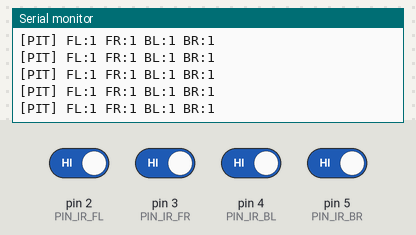
A sketch run on a simulated Arduino Nano, built with avr-gcc and run on an emulated ATmega328P. On the bench: the last lines printed to the serial monitor. Inputs (shaded band) come from the test bench; at power-on: pin 2 (PIN_IR_FL), pin 3 (PIN_IR_FR), pin 4 (PIN_IR_BL), pin 5 (PIN_IR_BR) HIGH.

Above: at 1.2 s.
1.3 s: pin 2 (PIN_IR_FL) driven LOW
At 2.4 s:
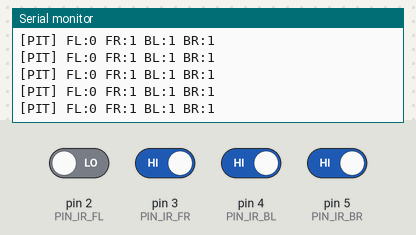
2.8 s: pin 3 (PIN_IR_FR) driven LOW
At 3.8 s:
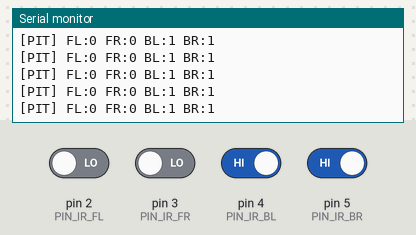
4.3 s: pin 4 (PIN_IR_BL) driven LOW
At 5.3 s:
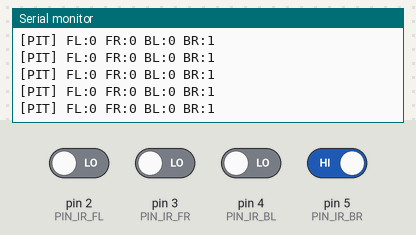
5.8 s: pin 2 (PIN_IR_FL) driven HIGH
At 6.6 s:
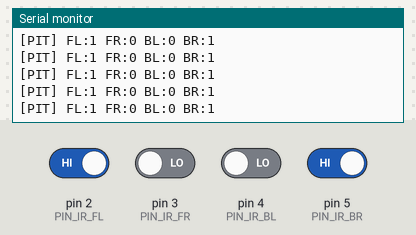
7.3 s: pin 5 (PIN_IR_BR) driven LOW
At 7.8 s:
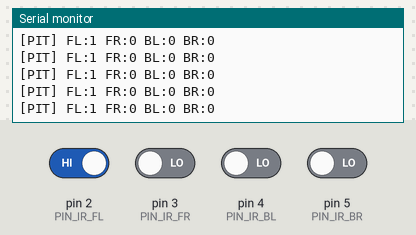
8.8 s: pin 3 (PIN_IR_FR) driven HIGH
At 9.5 s:
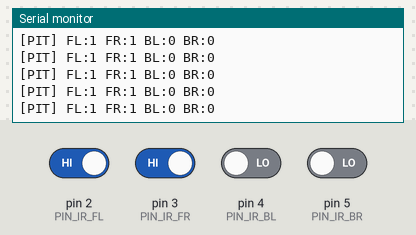

Measured:
- after the input at 1.3 s, the serial monitor: prints a new line at once (image 1)
- after the input at 2.8 s, the serial monitor: prints a new line at once (image 2)
- after the input at 4.3 s, the serial monitor: prints a new line at once (image 3)
- after the input at 5.8 s, the serial monitor: prints a new line at once (image 4)
- after the input at 7.3 s, the serial monitor: prints a new line at once (image 5)
- after the input at 8.8 s, the serial monitor: prints a new line at once (image 6)

The sketch:

nano_ir.ino
```cpp
/**
 * ============================================================
 *  IR PIT / STEP DETECTOR  —  Arduino Nano (I2C Slave)
 * ============================================================
 *  IR Sensor Logic (e.g. TCRT5000 module with comparator):
 *    OUTPUT = 0 (LOW)  → object/ground detected → SAFE
 *    OUTPUT = 1 (HIGH) → nothing detected       → PIT / STEP → STOP
 *
 *  Stop condition: ANY single sensor reads HIGH → stop motors.
 *
 *  Pin Map:
 *    D2 → Front-Left  IR (FL)
 *    D3 → Front-Right IR (FR)
 *    D4 → Rear-Left   IR (BL)
 *    D5 → Rear-Right  IR (BR)
 *
 *  I2C: Slave at address 0x08
 *    SDA → A4,  SCL → A5
 *
 *  Protocol — Master reads 2 bytes:
 *    Byte 0 (STATUS):
 *      Bit 0 = FL pit  (1 = no ground = STOP)
 *      Bit 1 = FR pit
 *      Bit 2 = BL pit
 *      Bit 3 = BR pit
 *      Bit 7 = ANY_DANGER (1 if any sensor sees no ground)
 *    Byte 1 (RAW): same bits, no danger flag
 * ============================================================
 */

#include <Wire.h>

// ── Pins ─────────────────────────────────────────────────────
#define PIN_IR_FL  2
#define PIN_IR_FR  3
#define PIN_IR_BL  4
#define PIN_IR_BR  5

// ── I2C ──────────────────────────────────────────────────────
#define I2C_SLAVE_ADDR  0x08

// ── Timing ───────────────────────────────────────────────────
#define READ_INTERVAL_MS  20
#define DEBOUNCE_COUNT     3    // must trigger N consecutive reads to count

// ── State ────────────────────────────────────────────────────
volatile uint8_t g_status_byte = 0x00;
volatile uint8_t g_raw_byte    = 0x00;
uint8_t debounce[4] = {0, 0, 0, 0};
unsigned long lastReadTime = 0;

// ── I2C request handler ───────────────────────────────────────
void onI2CRequest() {
  Wire.write(g_status_byte);
  Wire.write(g_raw_byte);
}

// ── Setup ────────────────────────────────────────────────────
void setup() {
  pinMode(PIN_IR_FL, INPUT);
  pinMode(PIN_IR_FR, INPUT);
  pinMode(PIN_IR_BL, INPUT);
  pinMode(PIN_IR_BR, INPUT);

  Wire.begin(I2C_SLAVE_ADDR);
  Wire.onRequest(onI2CRequest);

  Serial.begin(115200);
  Serial.println(F("[IR Detector] Ready. 0=safe, 1=pit."));
}

// ── Read one IR sensor ────────────────────────────────────────
/**
 * Returns true if the sensor sees a PIT (no ground).
 *
 * Your IR module:
 *   0 (LOW)  = object detected = ground present = safe  → return false
 *   1 (HIGH) = nothing below   = pit / edge     = STOP  → return true
 */
bool readIR(uint8_t pin) {
  return digitalRead(pin) == HIGH;   // HIGH = no object = PIT
}

// ── Debounce ─────────────────────────────────────────────────
bool debounceRead(uint8_t idx, bool rawPit) {
  if (rawPit) {
    if (debounce[idx] < DEBOUNCE_COUNT) debounce[idx]++;
  } else {
    if (debounce[idx] > 0) debounce[idx]--;
  }
  return (debounce[idx] >= DEBOUNCE_COUNT);
}

// ── Build I2C bytes ───────────────────────────────────────────
void buildBytes(bool pit[4]) {
  uint8_t raw  = 0;
  uint8_t stat = 0;
  for (uint8_t i = 0; i < 4; i++) {
    if (pit[i]) {
      raw  |= (1 << i);
      stat |= (1 << i);
    }
  }
  if (raw != 0) stat |= 0x80;   // Bit 7 = ANY sensor saw a pit
  g_raw_byte    = raw;
  g_status_byte = stat;
}

// ── Loop ─────────────────────────────────────────────────────
void loop() {
  unsigned long now = millis();
  if (now - lastReadTime < READ_INTERVAL_MS) return;
  lastReadTime = now;

  bool pit[4];
  uint8_t pins[4] = {PIN_IR_FL, PIN_IR_FR, PIN_IR_BL, PIN_IR_BR};

  for (uint8_t i = 0; i < 4; i++) {
    pit[i] = debounceRead(i, readIR(pins[i]));
  }

  buildBytes(pit);

  if (g_raw_byte) {
    Serial.print(F("[PIT] FL:"));  Serial.print(pit[0]);
    Serial.print(F(" FR:"));       Serial.print(pit[1]);
    Serial.print(F(" BL:"));       Serial.print(pit[2]);
    Serial.print(F(" BR:"));       Serial.println(pit[3]);
  }
}
```
